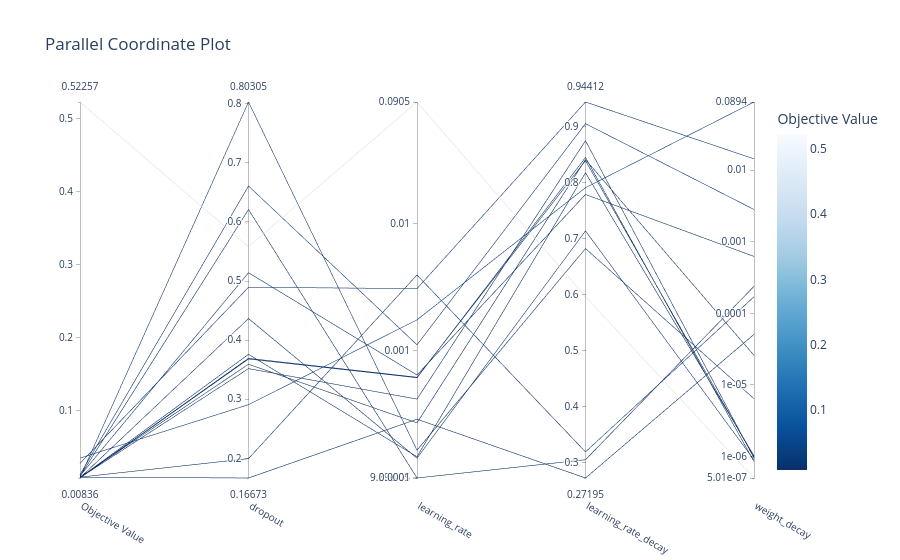

The notebook cell saved with this chart:
### Code cell
optuna.visualization.plot_parallel_coordinate(study)

### Figure 1 — Plotly figure (JSON) as saved in the notebook; plotly's stock layout.template omitted (floating-point values rounded to 4 significant figures)
{"data": [{"dimensions": [{"label": "Objective Value", "range": [0.008364, 0.5226], "values": [0.01291, 0.02836, 0.008659, 0.009465, 0.0107, 0.03561, 0.009573, 0.009045, 0.009567, 0.5226, 0.008848, 0.008364, 0.008657, 0.00892, 0.01134]}, {"label": "dropout", "range": [0.1667, 0.803], "values": [0.6609, 0.4895, 0.4365, 0.1667, 0.6211, 0.2908, 0.1995, 0.803, 0.3592, 0.5582, 0.3761, 0.3681, 0.3692, 0.3518, 0.5141]}, {"label": "learning_rate", "range": [-4.005, -1.043], "ticktext": ["9.89e-05", "0.0001", "0.001", "0.01", "0.0905"], "tickvals": [-4.005, -4, -3, -2, -1.043], "values": [-2.956, -2.513, -3.849, -3.542, -4.005, -2.759, -2.406, -3.786, -3.57, -1.043, -3.838, -3.215, -3.211, -3.383, -3.193]}, {"label": "learning_rate_decay", "range": [0.272, 0.9441], "values": [0.9054, 0.9441, 0.7136, 0.272, 0.3047, 0.791, 0.3187, 0.6821, 0.8412, 0.5962, 0.8176, 0.845, 0.8393, 0.8749, 0.7788]}, {"label": "weight_decay", "range": [-6.3, -1.049], "ticktext": ["5.01e-07", "1e-06", "1e-05", "0.0001", "0.001", "0.01", "0.0894"], "tickvals": [-6.3, -6, -5, -4, -3, -2, -1.049], "values": [-2.55, -1.843, -6.047, -4.294, -3.623, -1.049, -3.769, -5.193, -4.587, -6.3, -5.991, -6.072, -6.009, -6.022, -3.206]}], "labelangle": 30, "labelside": "bottom", "line": {"color": [0.01291, 0.02836, 0.008659, 0.009465, 0.0107, 0.03561, 0.009573, 0.009045, 0.009567, 0.5226, 0.008848, 0.008364, 0.008657, 0.00892, 0.01134], "colorbar": {"title": {"text": "Objective Value"}}, "colorscale": [[0, "rgb(247,251,255)"], [0.125, "rgb(222,235,247)"], [0.25, "rgb(198,219,239)"], [0.375, "rgb(158,202,225)"], [0.5, "rgb(107,174,214)"], [0.625, "rgb(66,146,198)"], [0.75, "rgb(33,113,181)"], [0.875, "rgb(8,81,156)"], [1, "rgb(8,48,107)"]], "reversescale": true, "showscale": true}, "type": "parcoords"}], "layout": {"title": {"text": "Parallel Coordinate Plot"}}}
